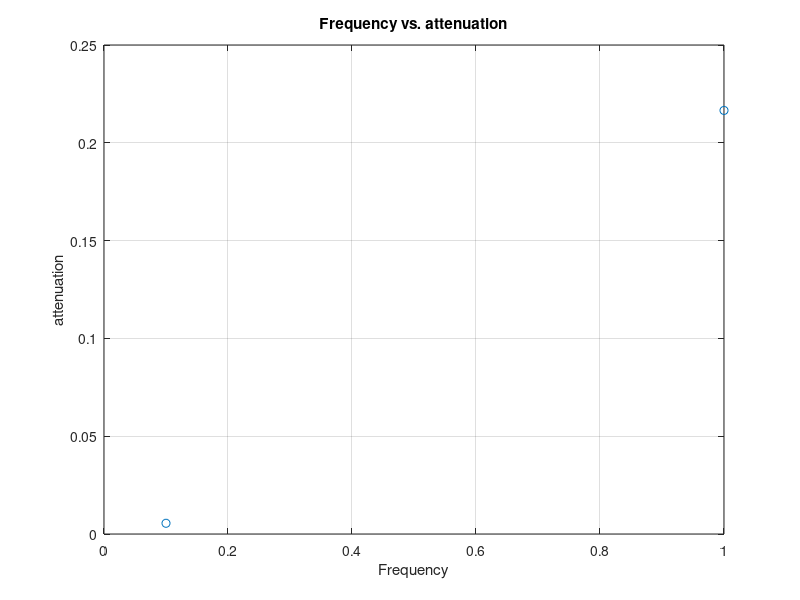

MATLAB code for this plot:
% Load data from test.txt
data = dlmread('attenuation_data.txt', ',');

% Extract columns
frequency = data(:, 1);
attenuation = data(:, 2);

% Plot frequency vs. gamma_n
plot(frequency, attenuation, 'o');
xlabel('Frequency');
ylabel('attenuation');
title('Frequency vs. attenuation');
grid on;